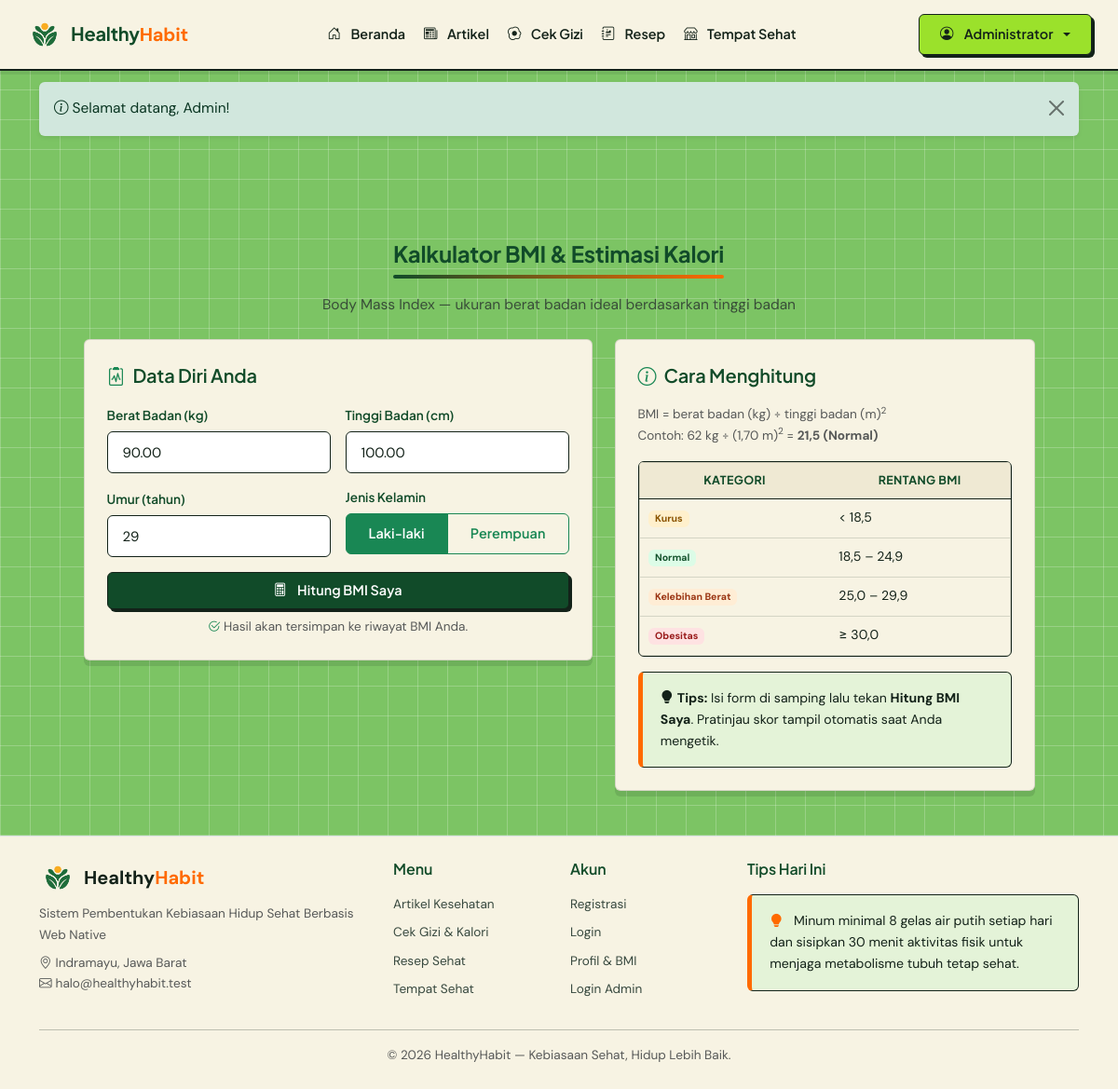
Page /bmi (signed in) on the committed database.
### tables this page shows
CREATE TABLE `users` (
  `id_pengguna` int(11) NOT NULL AUTO_INCREMENT,
  `username` varchar(50) NOT NULL,
  `password` varchar(255) NOT NULL,
  `nama_lengkap` varchar(100) NOT NULL,
  `role` enum('admin','user') NOT NULL DEFAULT 'user',
  `berat_badan` decimal(5,2) NOT NULL DEFAULT 0.00,
  `tinggi_badan` decimal(5,2) NOT NULL DEFAULT 0.00,
  `jenis_kelamin` enum('L','P') NOT NULL DEFAULT 'L',
  `umur` int(11) NOT NULL DEFAULT 0,
  `created_at` datetime NOT NULL DEFAULT current_timestamp(),
  PRIMARY KEY (`id_pengguna`),
  UNIQUE KEY `uq_pengguna_username` (`username`)
);

### app/views/pages/user/bmi.php (the view, shortened to what the rows shown need)
<?php
$user = Auth::user();
?>
<div class="container mt-4 mb-5">
    <div class="text-center mb-4">
        <h1 class="section-title d-inline-block">Kalkulator BMI &amp; Estimasi Kalori</h1>
    </div>
    <div class="row g-4 justify-content-center">
        <div class="col-lg-6">
            <div class="panel-white">
                <form action="<?= BASE_URL ?>/bmi" method="post" id="formBmi">
                    <div class="row g-3">
                        <div class="col-sm-6">
                            <label for="bmiBerat" class="form-label fw-semibold small">Berat Badan (kg)</label>
                            <input type="number" step="0.1" class="form-control" id="bmiBerat"
                                   name="berat_badan" min="20" max="300" required
                                   placeholder="mis. 62.5"
                                   value="<?= e($hasil['berat'] ?? $pengguna['berat_badan'] ?? '') ?>">
                        </div>
                        <div class="col-sm-6">
                            <label for="bmiTinggi" class="form-label fw-semibold small">Tinggi Badan (cm)</label>
                            <input type="number" step="0.1" class="form-control" id="bmiTinggi"
                                   name="tinggi_badan" min="50" max="250" required
                                   placeholder="mis. 170"
                                   value="<?= e($hasil['tinggi'] ?? $pengguna['tinggi_badan'] ?? '') ?>">
                        </div>
                        <div class="col-sm-6">
                            <label for="bmiUmur" class="form-label fw-semibold small">Umur (tahun)</label>
                            <input type="number" class="form-control" id="bmiUmur" name="umur"
                                   min="5" max="100" required placeholder="mis. 25"
                                   value="<?= e($hasil['umur'] ?? $pengguna['umur'] ?? '') ?>">
                        </div>
                    </div>
                </form>
            </div>
        </div>
        <div class="col-lg-5">
            <?php if ($hasil): ?>
                <div class="calc-panel">
                    <h4 class="mb-3 text-white"><i class="bi bi-emoji-smile me-2"></i>Hasil Perhitungan</h4>
                    <div class="calc-result text-center mb-3">
                        <div class="small text-uppercase opacity-75">Skor BMI</div>
                        <div class="big text-warning"><?= number_format((float) $hasil['nilai_bmi'], 1) ?></div>
                        <div>
                            <span class="badge mt-2 <?= ['Kurus' => 'badge-bmi-kurus', 'Normal' => 'badge-bmi-normal',
                                'Kelebihan Berat' => 'badge-bmi-kelebihan', 'Obesitas' => 'badge-bmi-obesitas']
                                [$hasil['kategori_bmi']] ?? 'bg-light' ?>">
                                <?= e($hasil['kategori_bmi']) ?>
                            </span>
                        </div>
                    </div>
                    <div class="calc-result mb-3">
                        <div class="small opacity-75 mb-1">Kategori BMI (WHO Asia)</div>
                        <div class="small d-flex justify-content-between">
                            <span>&lt; 18,5 — Kurus</span><span class="<?= $hasil['nilai_bmi'] < 18.5 ? 'fw-bold text-warning' : 'opacity-50' ?>">✓</span>
                        </div>
                        <div class="small d-flex justify-content-between">
                            <span>18,5 – 24,9 — Normal</span><span class="<?= $hasil['nilai_bmi'] >= 18.5 && $hasil['nilai_bmi'] < 25 ? 'fw-bold text-warning' : 'opacity-50' ?>">✓</span>
                        </div>
                        <div class="small d-flex justify-content-between">
                            <span>25 – 29,9 — Kelebihan</span><span class="<?= $hasil['nilai_bmi'] >= 25 && $hasil['nilai_bmi'] < 30 ? 'fw-bold text-warning' : 'opacity-50' ?>">✓</span>
                        </div>
                        <div class="small d-flex justify-content-between">
                            <span>≥ 30 — Obesitas</span><span class="<?= $hasil['nilai_bmi'] >= 30 ? 'fw-bold text-warning' : 'opacity-50' ?>">✓</span>
                        </div>
                    </div>
                    <div class="calc-result text-center">
                        <div class="small opacity-75">Estimasi Kebutuhan Kalori Harian</div>
                        <div class="fw-bold fs-5"><?= number_format((int) $hasil['estimasi_kalori']) ?> kkal</div>
                        <div class="small opacity-75">dengan level aktivitas sedang</div>
                    </div>
                    <div class="d-flex gap-2 mt-3">
                        <a href="<?= BASE_URL ?>/gizi" class="btn btn-orange btn-sm fw-semibold flex-fill">
                            <i class="bi bi-egg-fried me-1"></i>Cek Gizi Makanan
                        </a>
                        <?php if ($user): ?>
                            <a href="<?= BASE_URL ?>/profil" class="btn btn-sm btn-light fw-semibold flex-fill">
                                <i class="bi bi-person me-1"></i>Lihat Profil
                            </a>
                        <?php endif; ?>
                    </div>
                </div>
            <?php else: ?>
                <div class="panel-white h-100">
                    <div class="table-responsive">
                        <table class="table table-custom small mb-0">
                            <thead><tr><th>Kategori</th><th>Rentang BMI</th></tr></thead>
                        </table>
                    </div>
                </div>
            <?php endif; ?>
        </div>
    </div>
</div>

### app/views/includes/header.php (shortened to what the rows shown need)
<?php
$siapa        = Auth::user();
?>
<!doctype html>
<html lang="id">
<head>
    <link href="https://cdn.jsdelivr.net/npm/bootstrap@5.3.3/dist/css/bootstrap.min.css" rel="stylesheet">
    <link href="https://cdn.jsdelivr.net/npm/bootstrap-icons@1.11.3/font/bootstrap-icons.min.css" rel="stylesheet">
    <link href="<?= BASE_URL ?>/assets/css/style.css?v=<?= APP_VERSION ?>" rel="stylesheet">
</head>
<body>
<header class="site-header sticky-top">
    <nav class="navbar navbar-expand-lg navbar-light bg-white shadow-sm py-2">
        <div class="container">
            <div class="collapse navbar-collapse" id="navUtama">
                <div class="d-flex align-items-center gap-2">
                    <?php if ($siapa): ?>
                        <div class="dropdown">
                            <a class="btn btn-soft-green dropdown-toggle fw-semibold" href="#"
                               data-bs-toggle="dropdown" aria-expanded="false">
                                <i class="bi bi-person-circle me-1"></i><?= e($siapa['nama_lengkap']) ?>
                            </a>
                        </div>
                    <?php endif; ?>
                </div>
            </div>
        </div>
    </nav>
</header>
<main class="site-main">

### rows in the picture
users: nama_lengkap "Administrator", berat_badan "90.00", tinggi_badan "100.00", umur "29"

### other values in the picture
$f['message'] "Selamat datang, Admin!"
APP_TAGLINE "Sistem Pembentukan Kebiasaan Hidup Sehat Berbasis Web Native"
APP_NAME "HealthyHabit"
